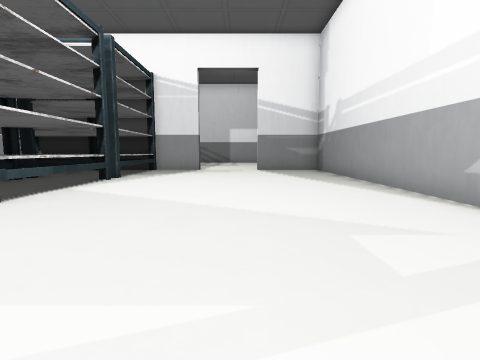
[1] (above)

24 first-person views from a walk through a Unity game level. The camera is 1.5 m above the floor, tilts 6° down and sees 85° across. The floor is counted in squares, 2 m on a side. Each view is taken from the middle of a square. On the plan, view 1 faces up. The plan holds only what a view shows up to about 9 squares ahead; the rest is blank. The place goes on beyond the plan. The player is left out. Some animated figures are left out. Some surface patterns are stand-ins.

[2]
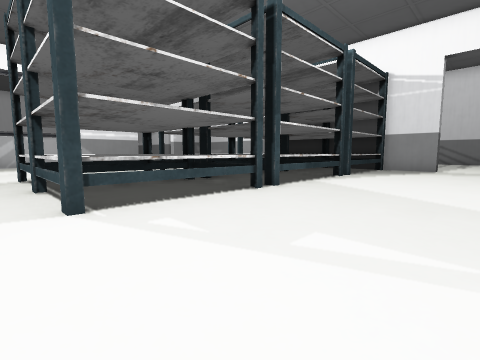

[3]
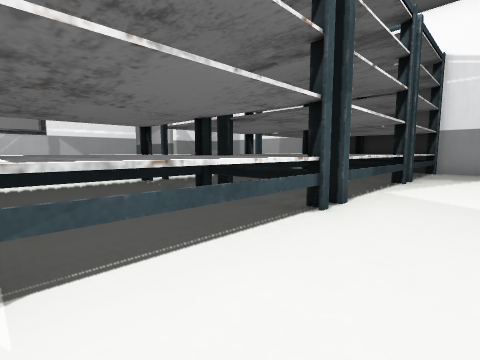

[4]
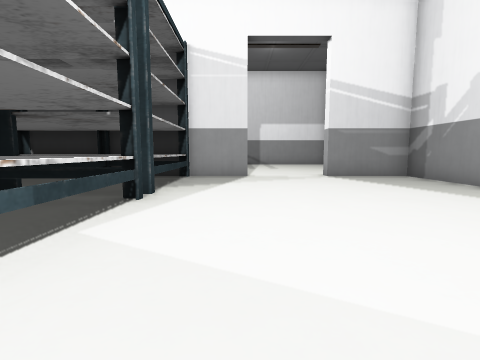

[5]
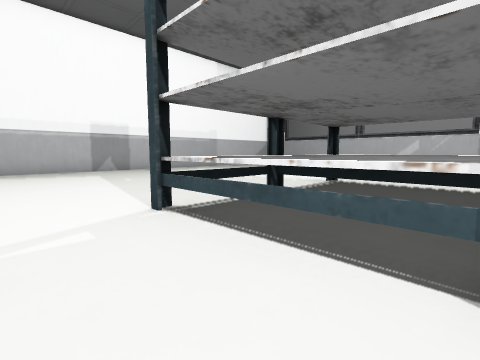

[6]
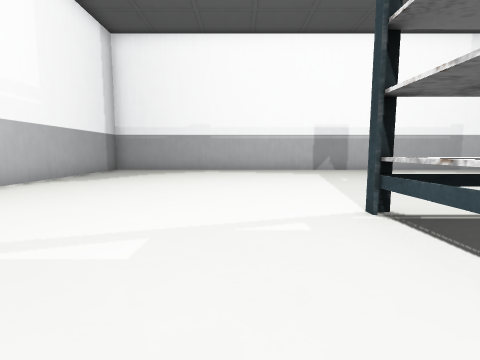

[7]
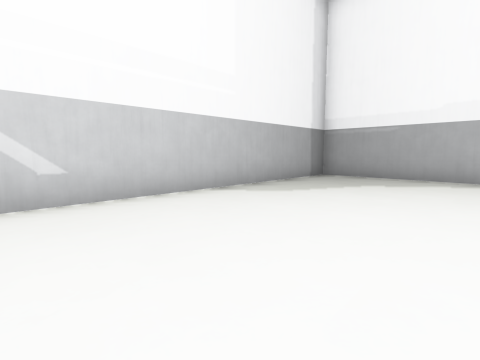

[8]
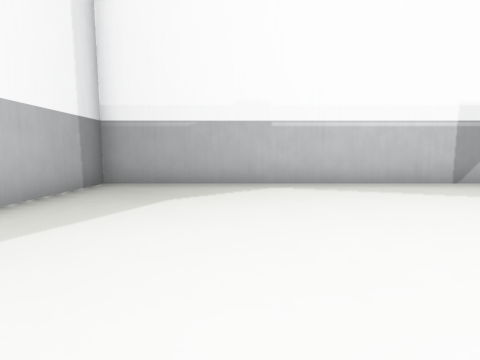

[9]
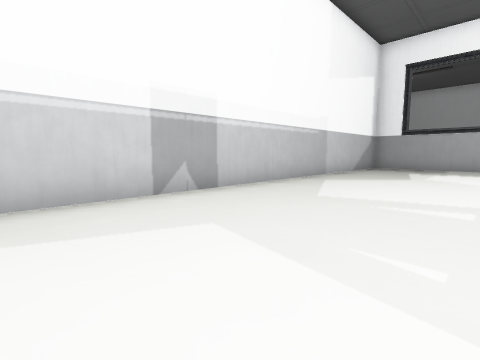

[10]
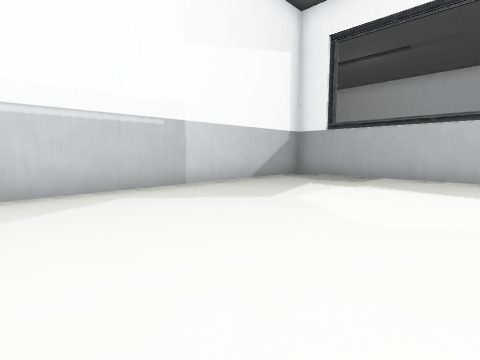

[11]
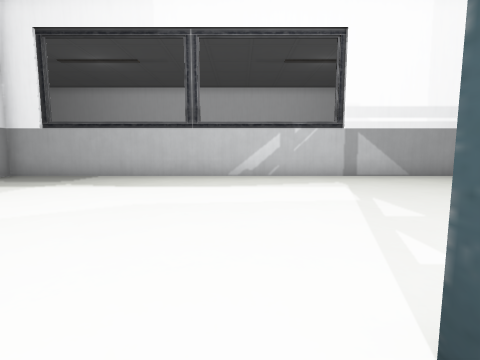

[12]
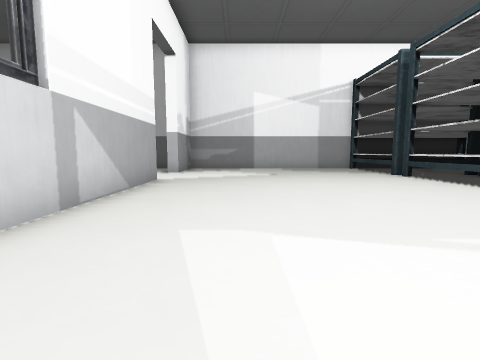

[13]
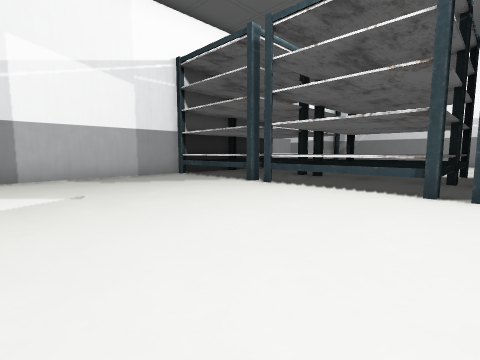

[14]
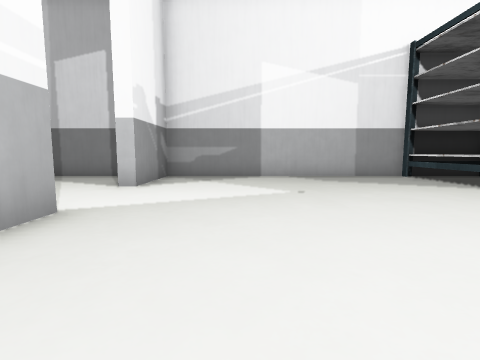

[15]
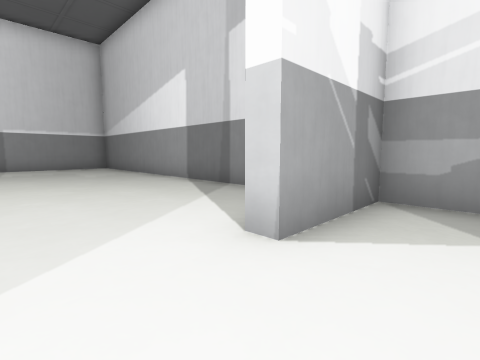

[16]
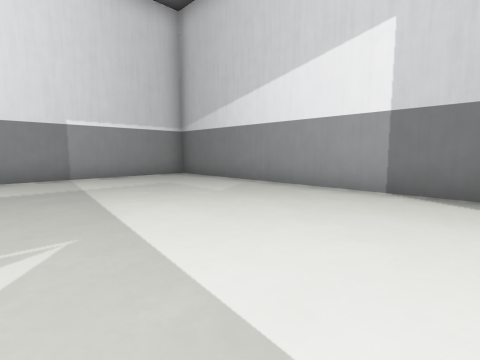

[17]
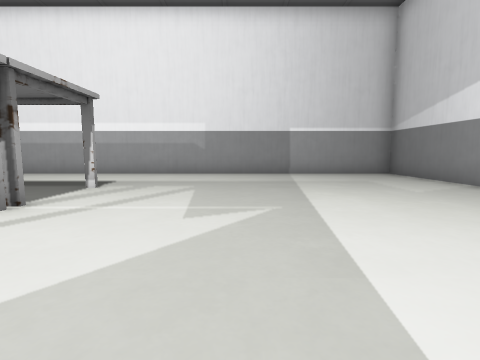

[18]
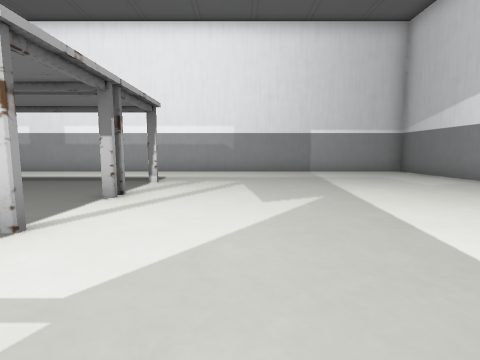

[19]
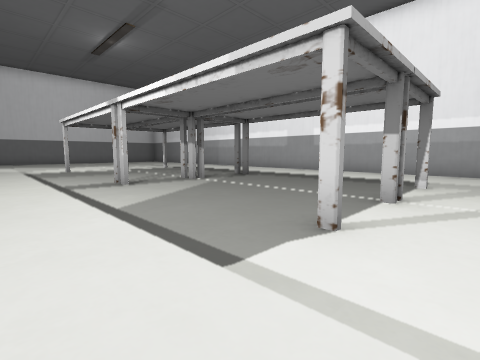

[20]
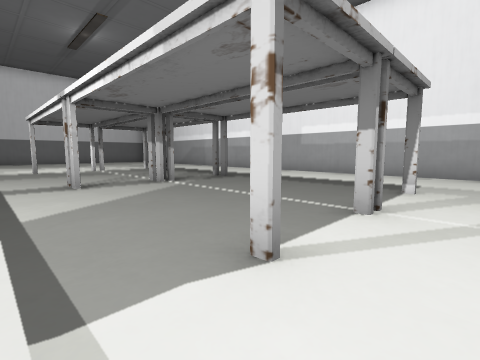

[21]
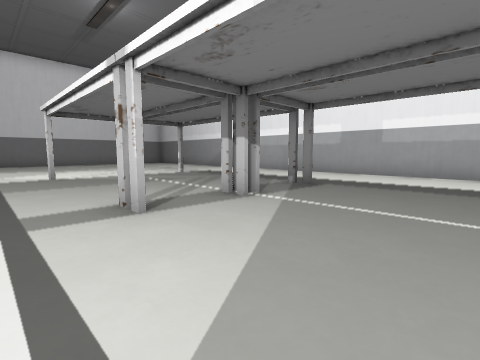

[22]
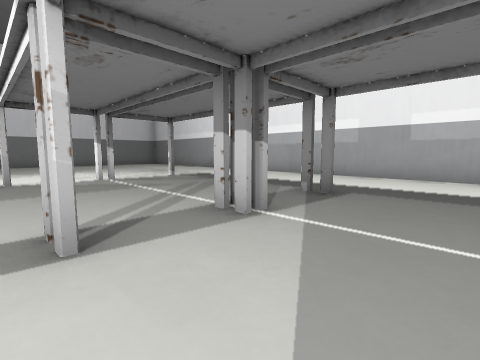

[23]
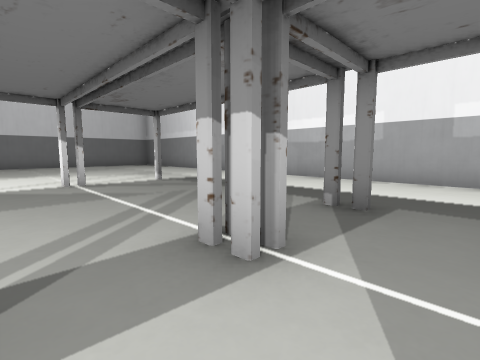

[24]
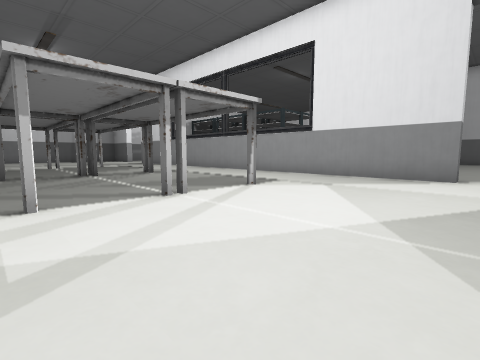

### Floor plan
Key: @ floor where view 1 was taken; # wall or solid block; . floor; = window, fence, low wall or low ledge; ^ raised ledge.
Columns run from 28 left of view 1 to 4 right of it. Each row starts with its distance up from view 1.
 12 #############=====#        ..
 11 ...........#.......^^^^^###..####
 10 ...........#.......^  ^ ^.......#
  9 ...........#.......^  ^ ^.......#
  8 ...................^^^^^^.......#
  7 ...................^^^^^^.......#
  6 .......... #.......^ ^^^^.......#
  5 ...........#.......^^ ^^^.......#
  4 ...........#.......^^^^^^.......#
  3 ...#....#..#.......^^^^^^.......
  2 ...........#.......^^^^^^......
  1 ...........#.......^^^^^^.....
  0 ...........#.......^^^^^^...@...#
 -1 ...........#....................#
 -2 .....##....#.......... .........#
 -3 .....##....#.......... .........#
 -4 ...........#....................#
 -5 ...........#....................#
 -6    ........#....................#
 -7    ........#....................#
 -8    #....#..#...................##
 -9    ........#####################
-10    ........#
-11    ........#..
-12    ...........

Where each view was taken, in squares from view 1:
view 1: 0 up, 0 right, facing up
view 2: 1 down, 0 right, facing up-left
view 3: 0 up, 2 left, facing up-left
view 4: 3 up, 2 left, facing up
view 5: 3 up, 2 left, facing down-left
view 6: 3 up, 2 left, facing down
view 7: 0 up, 1 left, facing down-right
view 8: 2 down, 0 right, facing down
view 9: 4 down, 3 left, facing down-left
view 10: 3 down, 8 left, facing down-left
view 11: 1 down, 8 left, facing left
view 12: 1 down, 14 left, facing up
view 13: 3 up, 14 left, facing up-right
view 14: 3 up, 14 left, facing up
view 15: 7 up, 15 left, facing up-left
view 16: 6 up, 20 left, facing up-left
view 17: 6 up, 19 left, facing left
view 18: 5 up, 18 left, facing left
view 19: 4 up, 18 left, facing down-left
view 20: 4 up, 19 left, facing down-left
view 21: 1 up, 19 left, facing down-left
view 22: 0 up, 20 left, facing down-left
view 23: 1 down, 21 left, facing down-left
view 24: 12 down, 25 left, facing up-right
